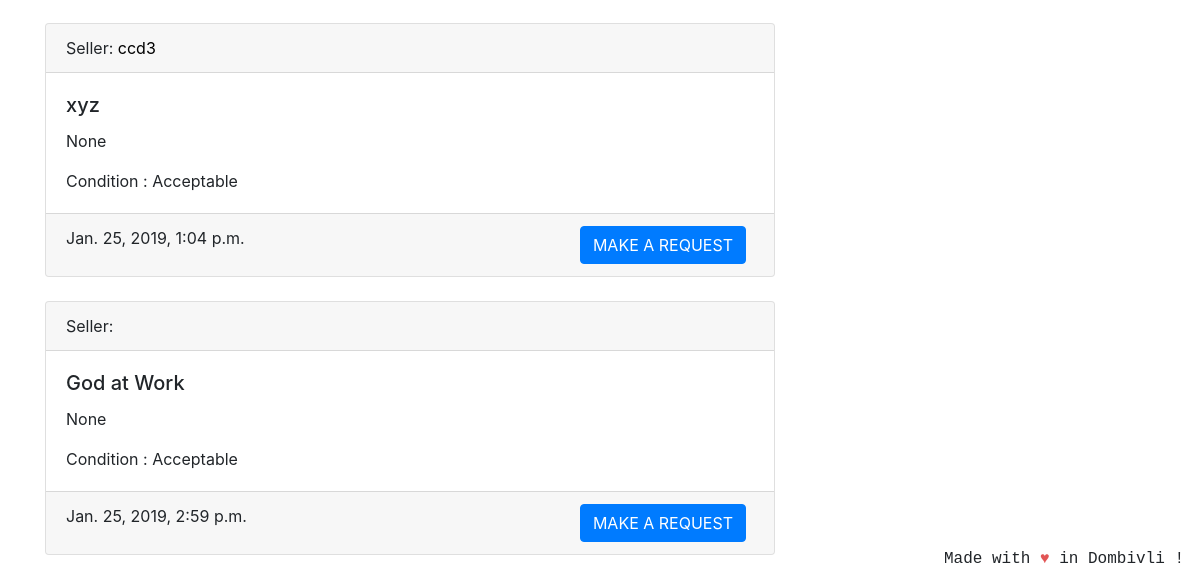
/userbooks/ccd3 (signed in, lower part), run on an earlier commit of the app's database.
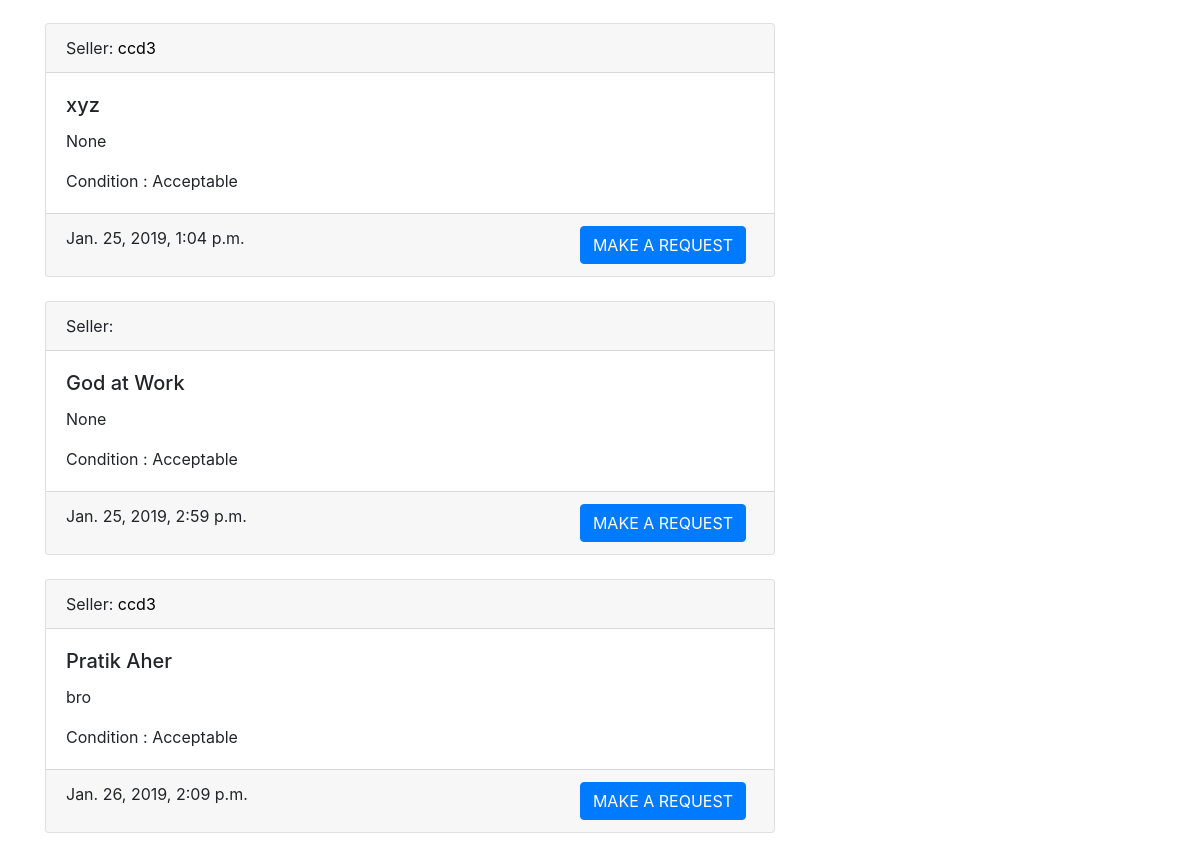
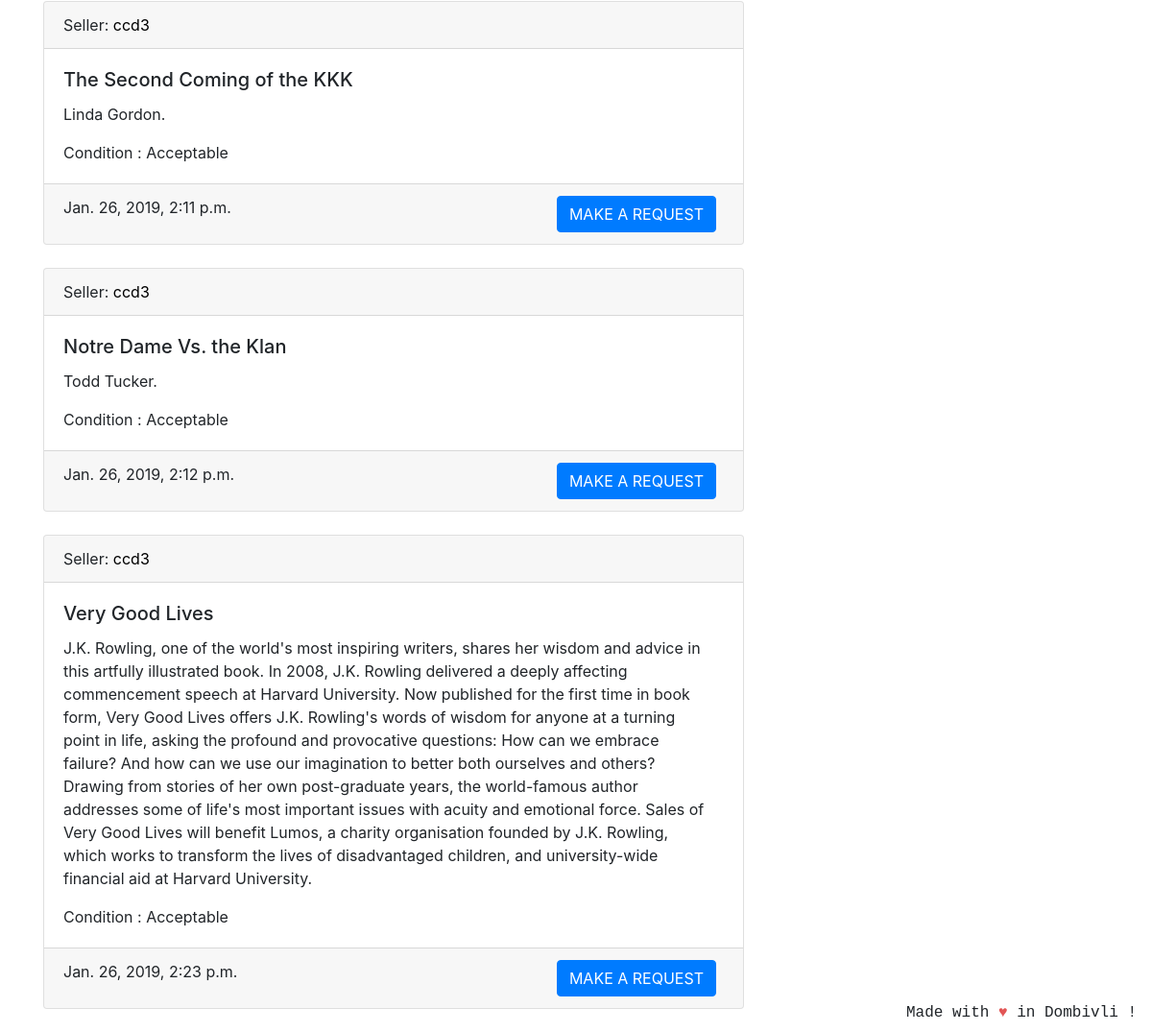
And on a later commit of the database (2 pictures, top to bottom).
### coreapp/models.py (models this page shows, shortened)
class Book(models.Model):
    user = models.ForeignKey(User, on_delete=models.CASCADE, null=True)
    book_name = models.CharField(
        max_length=100, help_text="We only deal with original books with ISBN codes, pirated books will not be accepted.")
    author_name = models.CharField(max_length=100, blank=True, null=True)
    description = models.CharField(max_length=2000, blank=True, null=True)
    image = models.ImageField('Book Image', null=True,
                              blank=True, upload_to="book_images/")
    price = models.IntegerField(
        null=True, blank=True, help_text="We would be deducting 20 rupees from item price for delivery purposes.")
    sell_or_exchange = models.CharField(
        max_length=100, choices=BUY_OR_EXCHANGE, default='Exchange', help_text="By adding items to exchange you can make requests to other users for exchange.")
    condition = models.CharField(
        max_length=100, choices=CONITION_CHOICES, default='Acceptable')
    created_at = models.DateTimeField(auto_now_add=True)
    image_url = models.CharField(max_length=500,blank=True,null=True)
    class Meta:
        verbose_name = 'Book'
        verbose_name_plural = 'Books'

### coreapp/views.py (the view)
# urls.py: path('userbooks/<str:username>', views.UserBookListViewForUser.as_view(),name='userbooksforuser'),
class UserBookListViewForUser(LoginRequiredMixin, generic.ListView):
    model = Book
    template_name = 'collection_user_entries.html'
    context_object_name = 'books'
    ordering = ['-created_at']
    def get_queryset(self):
        user = self.kwargs['username']
        user_profile = get_object_or_404(Profile, user__username=user)
        collection_items = UserCollection.objects.get(
            owner=user_profile)
        return collection_items.books.exclude(id__in=ordered_books).exclude(
            id__in=requester_books).exclude(id__in=offerrer_books)

### nofapapp/context_processors.py (called while the page is built)
def add_variable_to_context(request):
    if request.user.id:
        orderitems = Order.objects.get(owner=request.user.profile)
        return {
            'requestscount': Requests.objects.filter(requester=request.user).count(),
            'offercount' : Requests.objects.filter(offerrer=request.user).count(),
            'orderscount': Transaction.objects.filter(Q(offerrer=request.user) | Q(requester=request.user)).count()+FinalBuyOrder.objects.filter(user=request.user).count(),
            'cartitemscount': orderitems.items.count(),
            'addresscheck': get_object_or_404(ShippingAddress, profile=get_object_or_404(Profile, user=request.user)).address1,
            }
    else:
        return {}

### templates/collection_user_entries.html (shortened to what this page needs)
{% extends 'base.html' %}
{% block content %}
<br />
{% if books %}
{% for book in books %}
    <div class="card text-left">
        <div class="card-header">
            Seller: <a href="{% url 'coreapp:userbooksforuser' book.user %}" style="color:black">{{ book.user.username }}</a>
        </div>
        <div class="card-body">
            <div class="d-flex justify-content-between">
                <div>
                    <h5 class="card-title">{{ book.book_name }}</h5>
                    <p class="card-text">{{ book.description }}</p>
                    <p class="card-text">Condition : {{ book.condition }} </p>
                </div>
            </div>
        </div>
        <div class="card-footer text-mutxed">
            {{ book.created_at }}
            {% if book.sell_or_exchange == 'Sell' %}
            <a href="{% url 'cart:add_to_cart' book.id %}" class="btn btn-primary float-right">BUY FOR {{ book.price }}</a>
            {% else %}
            <a href="{% url 'transaction:add_request' book.id %}" class="btn btn-primary mr-2 float-right">MAKE A REQUEST</a>
            {% endif %}
        </div>
    </div>
{% endfor %}
{% else %}
<div class="text-center">
    <h1>No Books Found ! </h1>
</div>
{% endif %}
{% endblock %}

What changed in the data, as far as the page shows it:
added Book: user.username "ccd3", book_name "Pratik Aher", description "bro", condition "Acceptable", created_at "Jan. 26, 2019, 2:09 p.m.", sell_or_exchange "MAKE A REQUEST"
added Book: user.username "ccd3", book_name "The Second Coming of the KKK", description "Linda Gordon.", condition "Acceptable", created_at "Jan. 26, 2019, 2:11 p.m.", sell_or_exchange "MAKE A REQUEST"
added Book: user.username "ccd3", book_name "Notre Dame Vs. the Klan", description "Todd Tucker.", condition "Acceptable", created_at "Jan. 26, 2019, 2:12 p.m.", sell_or_exchange "MAKE A REQUEST"
added Book: user.username "ccd3", book_name "Very Good Lives", description "J.K. Rowling, one of the world's most inspiring writers, shares her wisdom and advice in this artfully illustrated book. In 2008, J.K. Rowling delivered a deeply affecting commencement speech at Harvard University. Now published for the first time in book form, Very Good Lives offers J.K. Rowling's words of wisdom for anyone at a turning point in life, asking the profound and provocative questions: How can we embrace failure? And how can we use our imagination to better both ourselves and others? Drawing from stories of her own post-graduate years, the world-famous author addresses some of life's most important issues with acuity and emotional force. Sales of Very Good Lives will benefit…", condition "Acceptable", created_at "Jan. 26, 2019, 2:23 p.m.", sell_or_exchange "MAKE A REQUEST"
